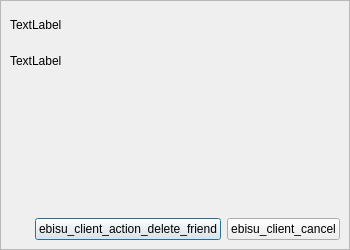
<?xml version="1.0" encoding="UTF-8"?>
<ui version="4.0">
 <class>RemoveContactDialog</class>
 <widget class="QDialog" name="RemoveContactDialog">
  <property name="geometry">
   <rect>
    <x>0</x>
    <y>0</y>
    <width>350</width>
    <height>250</height>
   </rect>
  </property>
  <widget class="QFrame" name="PageInnerFrame">
   <property name="geometry">
    <rect>
     <x>0</x>
     <y>0</y>
     <width>350</width>
     <height>250</height>
    </rect>
   </property>
   <property name="frameShape">
    <enum>QFrame::StyledPanel</enum>
   </property>
   <property name="frameShadow">
    <enum>QFrame::Raised</enum>
   </property>
   <layout class="QVBoxLayout" name="verticalLayout">
    <item>
     <widget class="Origin::UIToolkit::OriginLabel" name="lblTitle">
       <property name="labelType">
         <enum>Origin::UIToolkit::OriginLabel::DialogLabel</enum>
       </property>

       <property name="sizePolicy">
       <sizepolicy hsizetype="Preferred" vsizetype="Expanding">
        <horstretch>0</horstretch>
        <verstretch>0</verstretch>
       </sizepolicy>
      </property>
      <property name="minimumSize">
       <size>
        <width>0</width>
        <height>30</height>
       </size>
      </property>
      <property name="text">
       <string>TextLabel</string>
      </property>
      <property name="wordWrap">
       <bool>true</bool>
      </property>
      <property name="cssClass" stdset="0">
       <string>DialogBoxTitle</string>
      </property>
     </widget>
    </item>
    <item>
     <widget class="Origin::UIToolkit::OriginLabel" name="lblBody">
       <property name="labelType">
         <enum>Origin::UIToolkit::OriginLabel::DialogDescription</enum>
       </property>

       <property name="sizePolicy">
       <sizepolicy hsizetype="Preferred" vsizetype="Expanding">
        <horstretch>0</horstretch>
        <verstretch>0</verstretch>
       </sizepolicy>
      </property>
      <property name="minimumSize">
       <size>
        <width>0</width>
        <height>30</height>
       </size>
      </property>
      <property name="text">
       <string>TextLabel</string>
      </property>
      <property name="alignment">
       <set>Qt::AlignLeading|Qt::AlignLeft|Qt::AlignVCenter</set>
      </property>
      <property name="wordWrap">
       <bool>true</bool>
      </property>
      <property name="cssClass" stdset="0">
       <string>MsgBoxText</string>
      </property>
     </widget>
    </item>
    <item>
     <spacer name="verticalSpacer">
      <property name="orientation">
       <enum>Qt::Vertical</enum>
      </property>
      <property name="sizeHint" stdset="0">
       <size>
        <width>20</width>
        <height>158</height>
       </size>
      </property>
     </spacer>
    </item>
    <item>
     <layout class="QHBoxLayout" name="horizontalLayout">
      <item>
       <spacer name="horizontalSpacer">
        <property name="orientation">
         <enum>Qt::Horizontal</enum>
        </property>
        <property name="sizeHint" stdset="0">
         <size>
          <width>40</width>
          <height>20</height>
         </size>
        </property>
       </spacer>
      </item>
      <item>
       <widget class="Origin::UIToolkit::OriginPushButton" name="bnDelete">
        <property name="text">
         <string>ebisu_client_action_delete_friend</string>
        </property>
       </widget>
      </item>
      <item>
       <widget class="Origin::UIToolkit::OriginPushButton" name="bnCancel">
        <property name="text">
         <string>ebisu_client_cancel</string>
        </property>
       </widget>
      </item>
     </layout>
    </item>
   </layout>
  </widget>
 </widget>
  <customwidgets>
    <customwidget>
      <class>Origin::UIToolkit::OriginPushButton</class>
      <extends>QPushButton</extends>
      <header>originpushbutton.h</header>
    </customwidget>
    <customwidget>
      <class>Origin::UIToolkit::OriginCheckButton</class>
      <extends>QCheckBox</extends>
      <header>origincheckbutton.h</header>
    </customwidget>
    <customwidget>
      <class>Origin::UIToolkit::OriginLabel</class>
      <extends>QLabel</extends>
      <header>originlabel.h</header>
    </customwidget>
    <customwidget>
      <class>Origin::UIToolkit::OriginSingleLineEdit</class>
      <extends>QLineEdit</extends>
      <header>originsinglelineedit.h</header>
    </customwidget>
  </customwidgets>
  <resources/>
 <connections/>
</ui>
